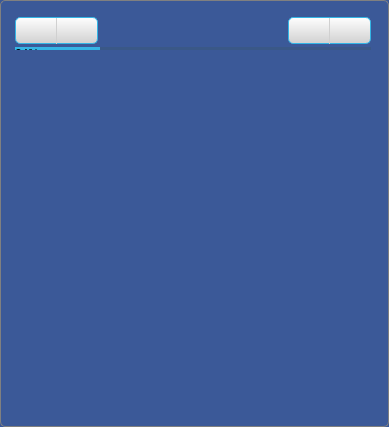
<?xml version="1.0" encoding="UTF-8"?>
<ui version="4.0">
 <class>FacebookWidget</class>
 <widget class="QWidget" name="FacebookWidget">
  <property name="geometry">
   <rect>
    <x>0</x>
    <y>0</y>
    <width>389</width>
    <height>427</height>
   </rect>
  </property>
  <property name="windowTitle">
   <string>Facebook</string>
  </property>
  <property name="styleSheet">
   <string notr="true">#FacebookWidget {
	background:#3b5998;
	border: 1px solid gray;
	border-radius:5px;
}</string>
  </property>
  <widget class="QWidget" name="verticalLayoutWidget">
   <property name="geometry">
    <rect>
     <x>10</x>
     <y>10</y>
     <width>366</width>
     <height>49</height>
    </rect>
   </property>
   <layout class="QVBoxLayout" name="mainLayout">
    <property name="spacing">
     <number>0</number>
    </property>
    <property name="leftMargin">
     <number>5</number>
    </property>
    <property name="topMargin">
     <number>4</number>
    </property>
    <property name="rightMargin">
     <number>5</number>
    </property>
    <property name="bottomMargin">
     <number>5</number>
    </property>
    <item>
     <layout class="QHBoxLayout" name="horizontalLayout">
      <property name="spacing">
       <number>0</number>
      </property>
      <property name="leftMargin">
       <number>0</number>
      </property>
      <property name="rightMargin">
       <number>0</number>
      </property>
      <item>
       <widget class="QPushButton" name="backButton">
        <property name="sizePolicy">
         <sizepolicy hsizetype="Minimum" vsizetype="Fixed">
          <horstretch>0</horstretch>
          <verstretch>0</verstretch>
         </sizepolicy>
        </property>
        <property name="maximumSize">
         <size>
          <width>50</width>
          <height>16777215</height>
         </size>
        </property>
        <property name="focusPolicy">
         <enum>Qt::NoFocus</enum>
        </property>
        <property name="styleSheet">
         <string notr="true">#backButton {
	background:qlineargradient(spread:pad, x1:0, y1:1, x2:0, y2:0, stop:0 rgba(208, 208, 208, 255), stop:1 rgba(255, 255, 255, 255));
	border: 1px solid #33b5e5;
	border-right:0.5px solid rgb(208,208,208);
	border-top-left-radius: 5px;
	border-bottom-left-radius: 5px;
	width:40px;
	height:25px;
}</string>
        </property>
        <property name="text">
         <string/>
        </property>
        <property name="icon">
         <iconset resource="Resources.qrc">
          <normaloff>:/res/toolbar/back.png</normaloff>:/res/toolbar/back.png</iconset>
        </property>
        <property name="iconSize">
         <size>
          <width>20</width>
          <height>20</height>
         </size>
        </property>
       </widget>
      </item>
      <item>
       <widget class="QPushButton" name="forwardButton">
        <property name="maximumSize">
         <size>
          <width>50</width>
          <height>16777215</height>
         </size>
        </property>
        <property name="focusPolicy">
         <enum>Qt::NoFocus</enum>
        </property>
        <property name="styleSheet">
         <string notr="true">#forwardButton {
    background:qlineargradient(spread:pad, x1:0, y1:1, x2:0, y2:0, stop:0 rgba(208, 208, 208, 255), stop:1 rgba(255, 255, 255, 255));
	border: 1px solid #33b5e5;
	border-left: none;
	border-top-right-radius:5px;
	border-bottom-right-radius: 5px;
	width:40px;
	height:25px;
}</string>
        </property>
        <property name="text">
         <string/>
        </property>
        <property name="icon">
         <iconset resource="Resources.qrc">
          <normaloff>:/res/toolbar/forward.png</normaloff>:/res/toolbar/forward.png</iconset>
        </property>
        <property name="iconSize">
         <size>
          <width>20</width>
          <height>20</height>
         </size>
        </property>
       </widget>
      </item>
      <item>
       <spacer name="horizontalSpacer">
        <property name="orientation">
         <enum>Qt::Horizontal</enum>
        </property>
        <property name="sizeHint" stdset="0">
         <size>
          <width>40</width>
          <height>20</height>
         </size>
        </property>
       </spacer>
      </item>
      <item>
       <widget class="QLabel" name="label">
        <property name="styleSheet">
         <string notr="true">#label {
border:0px;
}</string>
        </property>
        <property name="frameShape">
         <enum>QFrame::NoFrame</enum>
        </property>
        <property name="frameShadow">
         <enum>QFrame::Plain</enum>
        </property>
        <property name="lineWidth">
         <number>0</number>
        </property>
        <property name="text">
         <string/>
        </property>
        <property name="pixmap">
         <pixmap resource="Resources.qrc">:/res/logo/Facebook.png</pixmap>
        </property>
       </widget>
      </item>
      <item>
       <spacer name="horizontalSpacer_2">
        <property name="orientation">
         <enum>Qt::Horizontal</enum>
        </property>
        <property name="sizeHint" stdset="0">
         <size>
          <width>40</width>
          <height>20</height>
         </size>
        </property>
       </spacer>
      </item>
      <item>
       <widget class="QPushButton" name="aboutButton">
        <property name="maximumSize">
         <size>
          <width>50</width>
          <height>16777215</height>
         </size>
        </property>
        <property name="focusPolicy">
         <enum>Qt::NoFocus</enum>
        </property>
        <property name="styleSheet">
         <string notr="true">#aboutButton {
	background:qlineargradient(spread:pad, x1:0, y1:1, x2:0, y2:0, stop:0 rgba(208, 208, 208, 255), stop:1 rgba(255, 255, 255, 255));
	border: 1px solid #33b5e5;
	border-right:0.5px solid rgb(208,208,208);
	border-top-left-radius: 5px;
	border-bottom-left-radius: 5px;
	width:40px;
	height:25px;
}</string>
        </property>
        <property name="text">
         <string/>
        </property>
        <property name="icon">
         <iconset resource="Resources.qrc">
          <normaloff>:/res/toolbar/about.png</normaloff>:/res/toolbar/about.png</iconset>
        </property>
        <property name="iconSize">
         <size>
          <width>20</width>
          <height>20</height>
         </size>
        </property>
       </widget>
      </item>
      <item>
       <widget class="QPushButton" name="closeButton">
        <property name="focusPolicy">
         <enum>Qt::NoFocus</enum>
        </property>
        <property name="styleSheet">
         <string notr="true">#closeButton {
    background:qlineargradient(spread:pad, x1:0, y1:1, x2:0, y2:0, stop:0 rgba(208, 208, 208, 255), stop:1 rgba(255, 255, 255, 255));
	border: 1px solid #33b5e5;
	border-left: none;
	border-top-right-radius:5px;
	border-bottom-right-radius: 5px;
	width:40px;
	height:25px;
}</string>
        </property>
        <property name="text">
         <string/>
        </property>
        <property name="icon">
         <iconset resource="Resources.qrc">
          <normaloff>:/res/toolbar/close.png</normaloff>:/res/toolbar/close.png</iconset>
        </property>
        <property name="iconSize">
         <size>
          <width>20</width>
          <height>20</height>
         </size>
        </property>
       </widget>
      </item>
     </layout>
    </item>
    <item>
     <widget class="QProgressBar" name="progressBar">
      <property name="maximumSize">
       <size>
        <width>16777215</width>
        <height>3</height>
       </size>
      </property>
      <property name="styleSheet">
       <string notr="true">#progressBar {
	background: #3a5887;
	border: 0px;
}

#progressBar::chunk {
	background:#33b5e5;
}</string>
      </property>
      <property name="value">
       <number>24</number>
      </property>
     </widget>
    </item>
   </layout>
  </widget>
 </widget>
 <layoutdefault spacing="6" margin="11"/>
 <resources>
  <include location="Resources.qrc"/>
 </resources>
 <connections/>
</ui>
